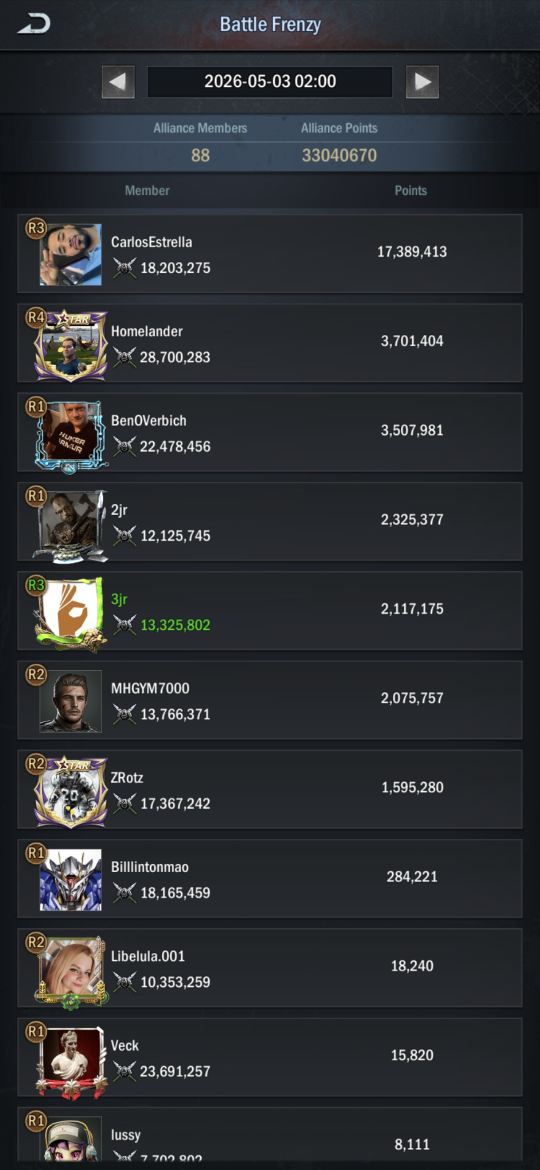
#> input picture tracker/apps/ocr-service/tests/fixtures/battle_frenzy/20260503T0200_001.jpg, 1080 x 2340 px, given as the content of the folder me/t2/tracker/apps/ocr-service/tests/fixtures/polar_invasion, which was not available (shown at 1/2 size)
$ python measure_rows_real.py
#> lines starting #> are read from the running program, lines starting #| are printed output that depends on the picture; after the words box and inside, x2 and y2 are one past the last pixel; in counts of white or black regions, pixels touching at a corner belong together; pictures that were not available may be replaced by others from this repository, and a replacement may not be noted
### tracker/apps/ocr-service/app/preprocess.py
import logging
from dataclasses import dataclass

import cv2
import numpy as np

logger = logging.getLogger(__name__)

TARGET_WIDTH = 1080


@dataclass(frozen=True)
class LayoutProfile:
    """A source whose aspect ratio (height/width) parsers know how to crop.

    Width is always normalized to TARGET_WIDTH before parsing, so the ratio
    (not the raw resolution) is what identifies a profile — see preprocess().
    """

    name: str
    min_ratio: float
    max_ratio: float


# Phone screenshots. Both phone parsers are height-agnostic by construction:
# polar_invasion_v1 uses absolute pixel positions because "device aspect
# ratios change the visible bottom area, not the UI element pitch", and
# contribution_ranking_v1 scales every crop by h/CANONICAL_HEIGHT. So this
# band is NOT the range of heights the parsers can handle — it's the range of
# shapes that are plausibly a phone screenshot at all.
#
# Bounds are set from shipping-device reality, deliberately not from the
# fixture corpus (which holds only 1080x2400 and 1080x2340): a ceiling drawn
# at the corpus maximum, 2400/1080 = 2.2222, rejects real devices that this
# pipeline parsed correctly before the band existed — Pixel 9 (1080x2424 =
# 2.244), Pixel 8 Pro (1344x2992 = 2.226), 21:9 Xperia (1644x3840 = 2.336).
# 2.40 clears the tallest phone form factor sold (21:9) with headroom while
# still rejecting the shapes that genuinely break the parsers: Android
# scroll-capture stitches (ratio 3-5, several stacked headers and a list that
# continues past one screen), tablets (~1.33) and landscape.
PHONE_PROFILE = LayoutProfile("phone", min_ratio=1920 / 1080, max_ratio=2.40)

# Android emulator captures driven by an external automation pipeline (see
# aoz-alliance-starter#91): unlike real devices, this source has one fixed
# native resolution (400x652, ratio 1.63) that can't vary, so the tolerance
# is tight (±0.02) — just enough to absorb resize rounding, not device
# diversity. A wider band here would risk silently swallowing a genuinely
# different, uncalibrated source instead of rejecting it.
EMULATOR_PROFILE = LayoutProfile("emulator_400x652", min_ratio=1.61, max_ratio=1.65)

_KNOWN_PROFILES = (PHONE_PROFILE, EMULATOR_PROFILE)


class UnsupportedAspectRatioError(ValueError):
    """Raised when the source image's aspect ratio matches no known layout profile."""


def detect_layout_profile(w: int, h: int) -> LayoutProfile:
    """Return the LayoutProfile matching this source's aspect ratio.

    Raises UnsupportedAspectRatioError listing every profile checked — a
    source outside all known bands isn't a smaller/larger version of a known
    layout, so a parser's fixed pixel positions and row pitch would silently
    drift against it instead of raising, corrupting data quietly (see
    aoz-alliance-starter#91). Reject explicitly instead.
    """
    aspect_ratio = h / w
    for profile in _KNOWN_PROFILES:
        if profile.min_ratio <= aspect_ratio <= profile.max_ratio:
            return profile
    checked = ", ".join(f"{p.name} ({p.min_ratio:.2f}-{p.max_ratio:.2f})" for p in _KNOWN_PROFILES)
    raise UnsupportedAspectRatioError(
        f"source is {w}x{h} (ratio {aspect_ratio:.2f}); "
        f"matches no known profile — checked {checked}"
    )


# [34 lines left out: functions require_profile, preprocess_image, not called in this run]


def preprocess(image: np.ndarray) -> np.ndarray:
    """Normalise to 1080px width, convert to grayscale, invert if dark.

    Adaptive binarisation is intentionally skipped: game UI backgrounds contain
    complex gradients and icon sprites whose local contrast misleads adaptive
    thresholding, causing numeric fields (power, points) to be destroyed.
    Tesseract achieves better accuracy on the inverted grayscale directly.
    """
    h, w = image.shape[:2]

    if w != TARGET_WIDTH:
        scale = TARGET_WIDTH / w
        interp = cv2.INTER_AREA if w > TARGET_WIDTH else cv2.INTER_LINEAR
        # round(), not int(): truncation always rounds the height DOWN, so it
        # can only lower the ratio, and a source sitting exactly on a band's
        # lower edge falls out of that band purely from resize quantization
        # (234x416 is ratio 1.777778 exactly, the phone floor, and truncates to
        # 1080x1919 = 1.776852). Measured over every w in [200, 2600): 661
        # in-band sources are pushed out by int(), zero by round().
        image = cv2.resize(image, (TARGET_WIDTH, round(h * scale)), interpolation=interp)

    # Classify AFTER the resize, on the exact array every downstream check
    # sees. Classifying the raw dimensions instead splits the decision across
    # two different values — preprocess() would accept an image that
    # require_profile()/_layout_for_image then reject, mid-parse, quoting
    # dimensions the user never uploaded. The source dimensions are appended to
    # the message here so the error still names the file they did upload.
    nh, nw = image.shape[:2]
    try:
        detect_layout_profile(nw, nh)
    except UnsupportedAspectRatioError as exc:
        raise UnsupportedAspectRatioError(f"{exc} (source: {w}x{h})") from exc

    gray: np.ndarray = cv2.cvtColor(image, cv2.COLOR_BGR2GRAY)

    # Mobile game screenshots have bright text on dark backgrounds
    if float(np.mean(gray)) < 128:
        gray = cv2.bitwise_not(gray)

    return gray

### tracker/apps/ocr-service/tools/measure_rows_real.py
"""Find actual y-positions of text rows by scanning the pseudo/power column.

Uses DARKNESS detection on the preprocessed (inverted) image, where text is dark.
Scans the x=220-500 column (pseudo+power text live here).
"""

from __future__ import annotations

from pathlib import Path

import cv2
import numpy as np

from app.preprocess import preprocess

FIXTURES = sorted(
    (Path(__file__).resolve().parent.parent / "tests" / "fixtures" / "polar_invasion").glob("*.jpg")
)


def find_text_rows(gray: np.ndarray, x_start: int, x_end: int, y_from: int = 350) -> list[int]:
    """Return y-centres of text rows (runs of dark pixels)."""
    strip = gray[y_from:, x_start:x_end]
    # Invert so text becomes bright
    text_mask = 255 - strip
    # Threshold to isolate text (anything notably darker than background)
    _, bw = cv2.threshold(text_mask, 0, 255, cv2.THRESH_BINARY | cv2.THRESH_OTSU)
    row_score = bw.mean(axis=1)
    # Smooth
    k = 5
    kernel = np.ones(k, dtype=np.float32) / k
    smoothed = np.convolve(row_score, kernel, mode="same")

    # Find runs where smoothed > a small threshold
    threshold = max(smoothed.max() * 0.15, 8.0)
    above = smoothed > threshold
    # Group consecutive above-rows
    groups: list[tuple[int, int]] = []
    start = None
    for i, v in enumerate(above):
        if v and start is None:
            start = i
        elif not v and start is not None:
            if i - start >= 10:  # text row is at least 10px tall
                groups.append((start, i))
            start = None
    if start is not None:
        groups.append((start, len(above)))

    centres = [y_from + (s + e) // 2 for s, e in groups]
    return centres


def measure(image_path: Path) -> None:
    raw = cv2.imread(str(image_path))
    gray = preprocess(raw)
    h, w = gray.shape[:2]

    # Pseudo column is roughly x=240..480, power column roughly x=280..500
    # Using the overlap region to find text lines
    text_rows = find_text_rows(gray, 240, 480, y_from=400)

    print(f"\n=== {image_path.name} ({w}x{h}) ===")
    print(f"text row y-centres ({len(text_rows)} found):")
    for y in text_rows:
        print(f"   y={y}")
    if len(text_rows) >= 4:
        deltas = [text_rows[i + 1] - text_rows[i] for i in range(len(text_rows) - 1)]
        print(f"deltas: {deltas}")
        print(f"median delta: {int(np.median(deltas))}")


def main() -> None:
    for f in FIXTURES:
        measure(f)
#> in measure, raw is the input picture: shape (2340, 1080, 3); mean B, G, R 50.3, 47, 45
#> in preprocess, `gray: np.ndarray = cv2.cvtColor(image, cv2.COLOR_BGR2GRAY)`:
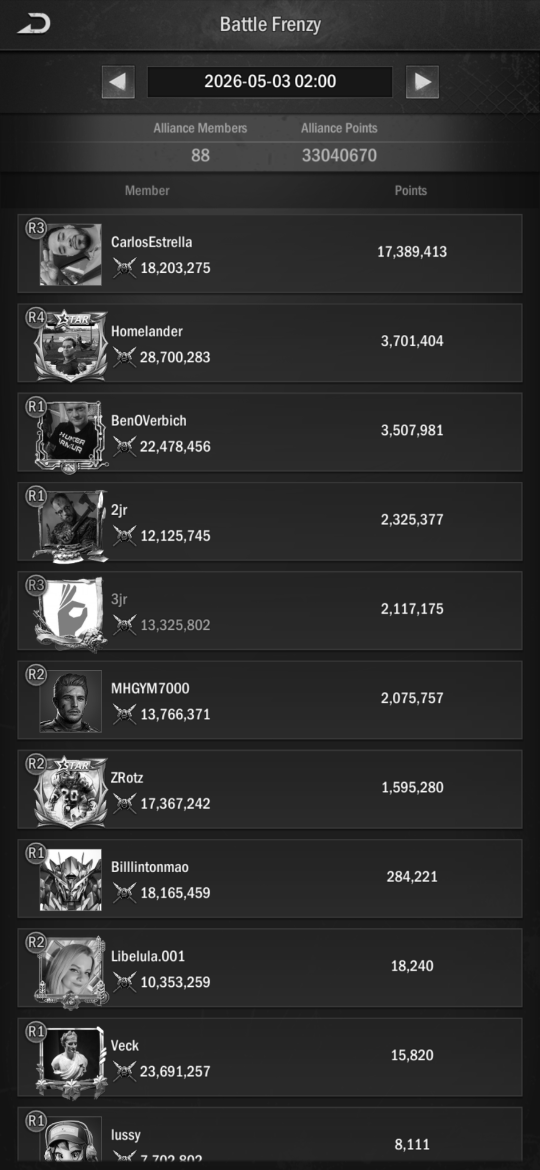
#> gray: shape (2340, 1080) (shown at 1/2 size); min 0, max 255, mean 46.8
#> in preprocess, `gray = cv2.bitwise_not(gray)`:
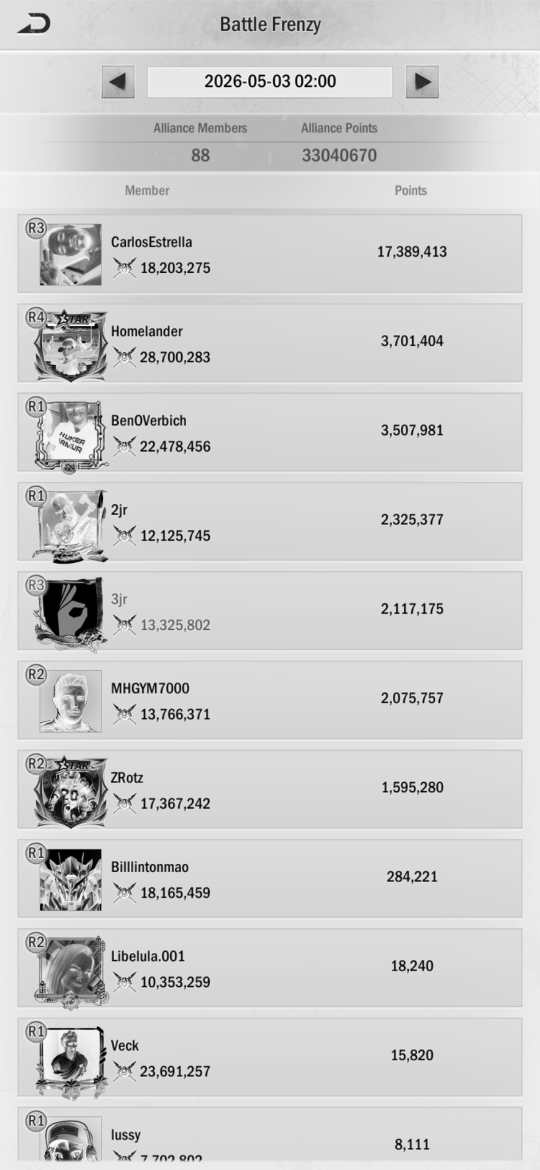
#> gray: shape (2340, 1080) (shown at 1/2 size); min 0, max 255, mean 208.2
#> in find_text_rows, `strip = gray[y_from:, x_start:x_end]`:
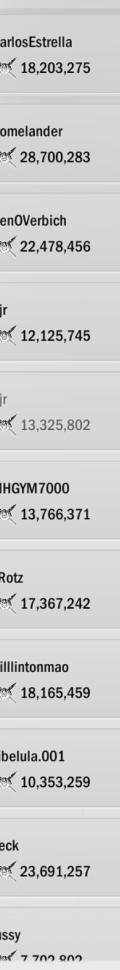
#> strip: shape (1940, 240) (shown at 1/2 size); min 0, max 255, mean 207.2
#> in find_text_rows, `text_mask = 255 - strip`:
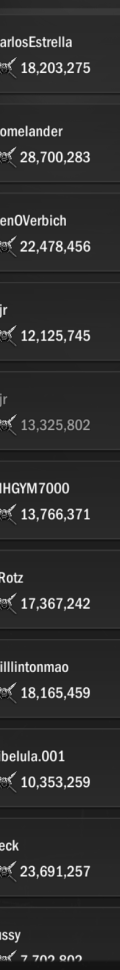
#> text_mask: shape (1940, 240) (shown at 1/2 size); min 0, max 255, mean 47.8
#> in find_text_rows, `_, bw = cv2.threshold(text_mask, 0, 255, cv2.THRESH_BINARY | cv2.THRES..`:
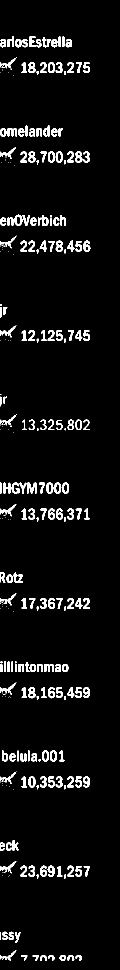
#> bw: shape (1940, 240) (shown at 1/2 size); 5.4% white; 275 white regions (77 under 20 px), largest, box (x1, y1, x2, y2) and area: (54, 965, 73, 987) 282, (59, 73, 83, 95) 269, (76, 430, 97, 452) 247
#> in find_text_rows, `row_score = bw.mean(axis=1)`: row_score = 1940 values, max 113.7 at index 305, min 0 at index 0, mean 13.74
#> in find_text_rows, `smoothed = np.convolve(row_score, kernel, mode="same")`: smoothed = 1940 values, max 94.14 at index 306, min 0 at index 0, mean 13.74
#> in find_text_rows, `threshold = max(smoothed.max() * 0.15, 8.0)`: threshold = 14.12
#> after the loop in find_text_rows, `for i, v in enumerate(above):`: groups = [(73, 96), (122, 148), (255, 274), (301, 327), (430, 453), (480, 505), (658, 684), (838, 862), (964, 988), (1015, 1041), (1148, 1166), (1194, 1219), (1324, 1346), (1372, 1398), (1501, 1524), (1551, 1577), (1685, 1701), (1730, 1755), (1864, 1880), (1908, 1922)]
#> in find_text_rows, `centres = [y_from + (s + e) // 2 for s, e in groups]`: centres = [484, 535, 664, 714, 841, 892, 1071, 1250, 1376, 1428, 1557, 1606, 1735, 1785, 1912, 1964, 2093, 2142, 2272, 2315]
#> in measure, `text_rows = find_text_rows(gray, 240, 480, y_from=400)`: text_rows has the same summary as centres in find_text_rows
#| === 20260503T0200_001.jpg (1080x2340) ===
#| text row y-centres (20 found):
#> the loop in measure, `for y in text_rows:` made 20 passes
#> y on passes 1 to 12: 484, 535, 664, 714, 841, 892, 1071, 1250, 1376, 1428, 1557, 1606
#|    y=484
#|    y=535
#|    y=664
#|    y=714
#|    y=841
#|    y=892
#|    y=1071
#|    y=1250
#> (further printed lines are left out)
#> in measure, `deltas = [text_rows[i + 1] - text_rows[i] for i in range(len(text_rows..`: deltas = [51, 129, 50, 127, 51, 179, 179, 126, 52, 129, 49, 129, 50, 127, 52, 129, 49, 130, 43]
#| deltas: [51, 129, 50, 127, 51, 179, 179, 126, 52, 129, 49, 129, 50, 127, 52, 129, 49, 130, 43]
#| median delta: 126


if __name__ == "__main__":
    main()

$ run again, on tracker/apps/ocr-service/tests/fixtures/contribution_ranking/weekly_002.jpg
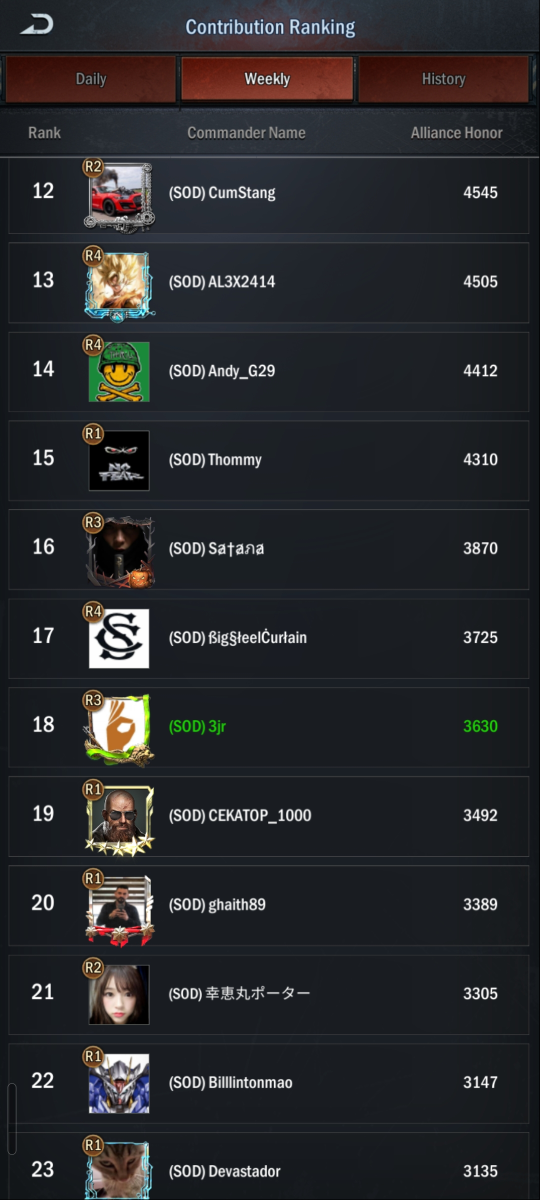
#> input picture tracker/apps/ocr-service/tests/fixtures/contribution_ranking/weekly_002.jpg, 1080 x 2400 px, given as the content of the folder me/t3/tracker/apps/ocr-service/tests/fixtures/polar_invasion, which was not available (shown at 1/2 size)
#> in measure, raw is the input picture: shape (2400, 1080, 3); mean B, G, R 43.8, 41, 40.2
#> in find_text_rows, `text_mask = 255 - strip`:
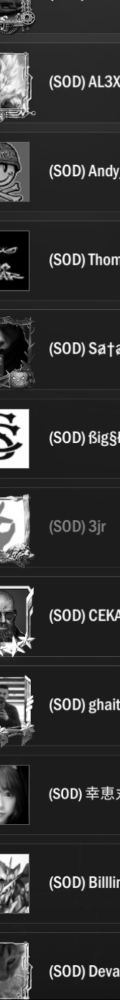
#> text_mask: shape (2000, 240) (shown at 1/2 size); min 0, max 255, mean 53
#> in find_text_rows, `_, bw = cv2.threshold(text_mask, 0, 255, cv2.THRESH_BINARY | cv2.THRES..`:
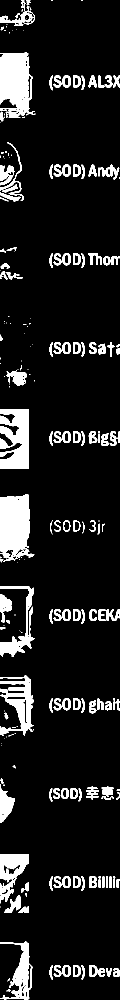
#> bw: shape (2000, 240) (shown at 1/2 size); 11.5% white; 232 white regions (90 under 20 px), largest, box (x1, y1, x2, y2) and area: (0, 989, 69, 1124) 6752, (0, 104, 71, 236) 6562, (0, 818, 58, 937) 5428
#> row_score = 2000 values, max 162.6 at index 171, min 0 at index 62, mean 29.29
#> smoothed = 2000 values, max 150.5 at index 171, min 0 at index 69, mean 29.28
#> threshold = 22.57
#> the loop in find_text_rows, `for i, v in enumerate(above):` made 2000 passes
#> v on passes 1 to 8: False, False, False, False, False, False, False, False
#> after the loop in find_text_rows, `for i, v in enumerate(above):`: groups = [(29, 47), (105, 234), (329, 360), (387, 400), (506, 534), (684, 710), (745, 765), (817, 938), (992, 1116), (1194, 1245), (1274, 1307), (1374, 1439), (1449, 1464), (1574, 1625), (1707, 1785), (1812, 1825), (1928, 1973)]
#> centres = [438, 569, 744, 793, 920, 1097, 1155, 1277, 1454, 1619, 1690, 1806, 1856, 1999, 2146, 2218, 2350]
#> text_rows has the same summary as centres in find_text_rows
#| === weekly_002.jpg (1080x2400) ===
#| text row y-centres (17 found):
#> the loop in measure, `for y in text_rows:` made 17 passes
#> y on passes 1 to 8: 438, 569, 744, 793, 920, 1097, 1155, 1277
#> (printed output is left out)
#> deltas = [131, 175, 49, 127, 177, 58, 122, 177, 165, 71, 116, 50, 143, 147, 72, 132]
#| deltas: [131, 175, 49, 127, 177, 58, 122, 177, 165, 71, 116, 50, 143, 147, 72, 132]
#| median delta: 129
